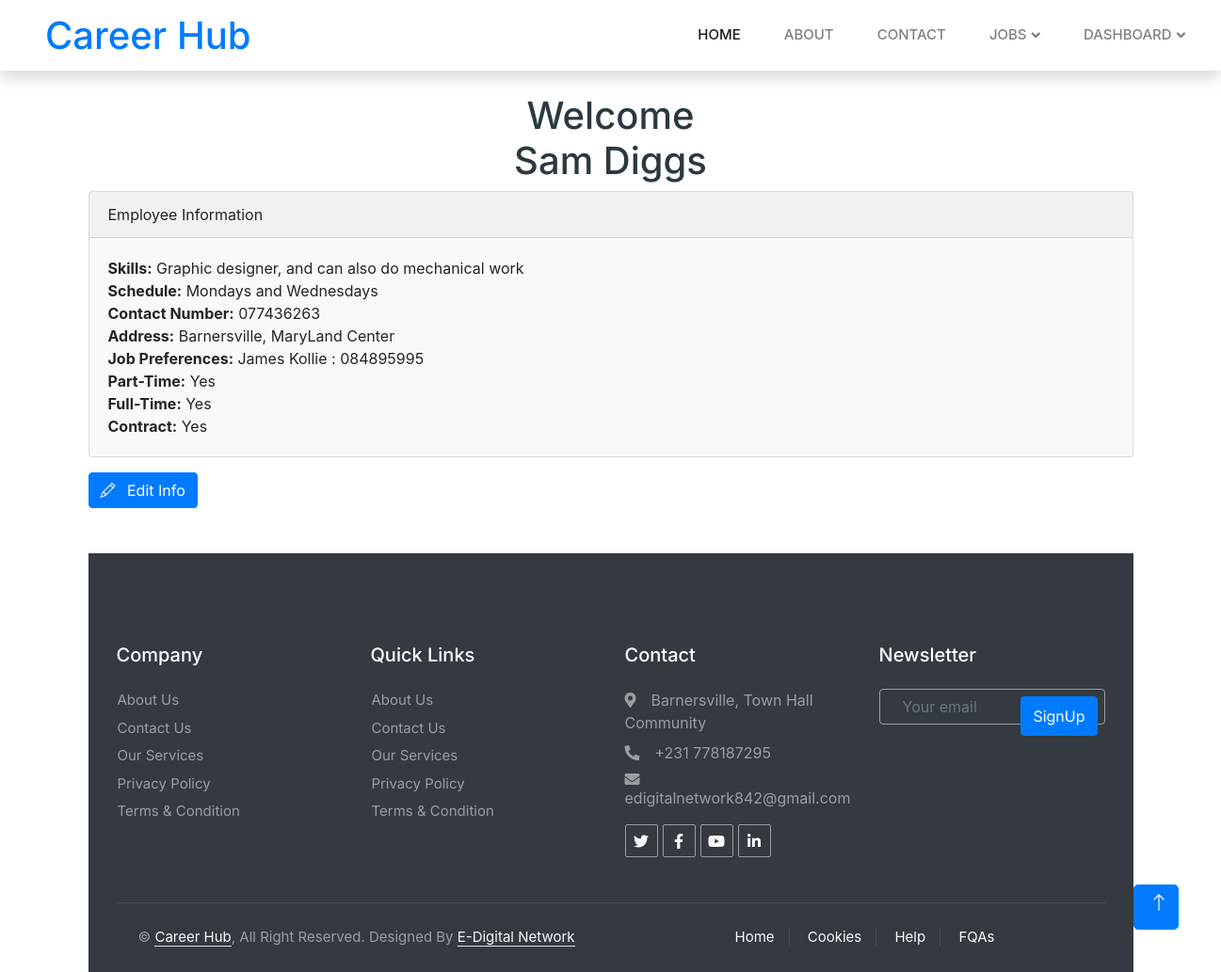
The app's page /accounts/employee_dashboard/ (signed in) with its own data.
### accounts/models.py (models this page shows, shortened)
class Employee(models.Model):
    user = models.OneToOneField(User, on_delete=models.CASCADE)
    is_employee = models.BooleanField(default=True)
    skills = models.TextField(blank=True)
    schedule = models.CharField(max_length=255, blank=True)
    can_volunteer = models.BooleanField(default=False)
    contact_number = models.CharField(max_length=20, blank=True)
    address = models.TextField(blank=True)
    job_preferences = models.CharField(max_length=255, blank=True)
    is_part_time = models.BooleanField(default=False)
    is_full_time = models.BooleanField(default=False)
    is_contract = models.BooleanField(default=False)

### accounts/views.py (the view)
# urls.py: path('employee_dashboard/', employee_dashboard, name='employee_dashboard'),
@login_required
def employee_dashboard(request):
    try:
        employee = request.user.employee
    except Employee.DoesNotExist:
        return redirect('accounts:employee_registration')
    context = {'employee': employee}
    return render(request, 'accounts/employee_dashboard.html', context)

### templates/accounts/employee_dashboard.html (shortened to what this page needs)
{% extends 'base.html' %}
{% load crispy_forms_tags %}
{% block content %}
{% include 'navbar.html' %}
<head>
    <link rel="stylesheet" href="https://stackpath.bootstrapcdn.com/bootstrap/4.5.0/css/bootstrap.min.css">
  </head>
    <div class="container mt-4">
        <h1 style="text-align: center;">Welcome <br> {{ user.first_name }} {{ user.last_name }}</h1>
        <div class="row">
            <div class="col-md-12">
                <div class="card bg-light mb-3">
                    <div class="card-header">Employee Information</div>
                    <div class="card-body">
                        <p class="card-text">
                            <strong>Skills:</strong> {{ employee.skills }}<br>
                            <strong>Schedule:</strong> {{ employee.schedule }}<br>
                            <strong>Contact Number:</strong> {{ employee.contact_number }}<br>
                            <strong>Address:</strong> {{ employee.address }}<br>
                            <strong>Job Preferences:</strong> {{ employee.job_preferences }}<br>
                            <strong>Part-Time:</strong> {% if employee.is_part_time %}Yes{% else %}No{% endif %}<br>
                            <strong>Full-Time:</strong> {% if employee.is_full_time %}Yes{% else %}No{% endif %}<br>
                            <strong>Contract:</strong> {% if employee.is_contract %}Yes{% else %}No{% endif %}
                        </p>
                    </div>
                </div>
            </div>
        </div>
<a href="{% url 'accounts:edit_employee_popup' %}" class="btn btn-primary">
    <span class=" pe-2">
        <i class="bi bi-pencil"></i>
    </span>
    Edit Info</a>
{% endblock %}

### templates/base.html (shortened to what this page needs)
{% load static %}
<html lang="en">
<head>
    <link rel="stylesheet" href="{% static 'css/custom-bs.css' %}">
    <link rel="stylesheet" href="{% static 'css/jquery.fancybox.min.css' %}">
    <link rel="stylesheet" href="{% static 'css/bootstrap-select.min.css' %}">
    <link rel="stylesheet" href="{% static 'fonts/icomoon/style.css' %}">
    <link rel="stylesheet" href="{% static 'fonts/line-icons/style.css' %}">
    <link rel="stylesheet" href="{% static 'css/owl.carousel.min.css' %}">
    <link rel="stylesheet" href="{% static 'css/animate.min.css' %}">
    <link rel="stylesheet" href="{% static 'css/style.css' %}">
<link href="https://cdnjs.cloudflare.com/ajax/libs/font-awesome/5.10.0/css/all.min.css" rel="stylesheet">
<link href="https://cdn.jsdelivr.net/npm/bootstrap-icons@1.4.1/font/bootstrap-icons.css" rel="stylesheet">
<link href="{% static 'assets/lib/animate/animate.min.css' %}" rel="stylesheet">
<link href="{% static 'assets/lib/owlcarousel/assets/owl.carousel.min.css' %}" rel="stylesheet">
<link href="{% static 'assets/css/bootstrap.min.css' %}" rel="stylesheet">
<link href="{% static 'assets/css/style.css' %}" rel="stylesheet">
</head>
<body id="top">
<div class="site-wrap">
    {% load crispy_forms_tags %}
    {% block content %}
    {% endblock %}
        <div class="container-fluid bg-dark text-white-50 footer pt-5 mt-5 wow fadeIn" data-wow-delay="0.1s">
            <div class="container py-5">
                <div class="row g-5">
                    <div class="col-lg-3 col-md-6">
                        <h5 class="text-white mb-4">Company</h5>
                        <a class="btn btn-link text-white-50" href="">About Us</a>
                        <a class="btn btn-link text-white-50" href="">Contact Us</a>
                        <a class="btn btn-link text-white-50" href="">Our Services</a>
                        <a class="btn btn-link text-white-50" href="">Privacy Policy</a>
                        <a class="btn btn-link text-white-50" href="">Terms & Condition</a>
                    </div>
                    <div class="col-lg-3 col-md-6">
                        <h5 class="text-white mb-4">Quick Links</h5>
                        <a class="btn btn-link text-white-50" href="">About Us</a>
                        <a class="btn btn-link text-white-50" href="">Contact Us</a>
                        <a class="btn btn-link text-white-50" href="">Our Services</a>
                        <a class="btn btn-link text-white-50" href="">Privacy Policy</a>
                        <a class="btn btn-link text-white-50" href="">Terms & Condition</a>
                    </div>
                    <div class="col-lg-3 col-md-6">
                        <h5 class="text-white mb-4">Contact</h5>
                        <p class="mb-2"><i class="fa fa-map-marker-alt me-3"></i>Barnersville, Town Hall Community</p>
                        <p class="mb-2"><i class="fa fa-phone-alt me-3"></i>+231 778187295</p>
                        <p class="mb-2"><i class="fa fa-envelope me-3"></i>edigitalnetwork842@gmail.com</p>
                        <div class="d-flex pt-2">
                            <a class="btn btn-outline-light btn-social" href=""><i class="fab fa-twitter"></i></a>
                            <a class="btn btn-outline-light btn-social" href=""><i class="fab fa-facebook-f"></i></a>
                            <a class="btn btn-outline-light btn-social" href=""><i class="fab fa-youtube"></i></a>
                            <a class="btn btn-outline-light btn-social" href=""><i class="fab fa-linkedin-in"></i></a>
                        </div>
                    </div>
                    <div class="col-lg-3 col-md-6">
                        <h5 class="text-white mb-4">Newsletter</h5>
                        <div class="position-relative mx-auto" style="max-width: 400px;">
                            <input class="form-control bg-transparent w-100 py-3 ps-4 pe-5" type="text" placeholder="Your email">
                            <button type="button" class="btn btn-primary py-2 position-absolute top-0 end-0 mt-2 me-2">SignUp</button>
                        </div>
                    </div>
                </div>
            </div>
            <div class="container">
                <div class="copyright">
                    <div class="row">
                        <div class="col-md-6 text-center text-md-start mb-3 mb-md-0">
                            &copy; <a class="border-bottom" href="#">Career Hub</a>, All Right Reserved.
							Designed By <a class="border-bottom" href="edigitalnetwork.tech">E-Digital Network</a>
                        </div>
                        <div class="col-md-6 text-center text-md-end">
                            <div class="footer-menu">
                                <a href="">Home</a>
                                <a href="">Cookies</a>
                                <a href="">Help</a>
                                <a href="">FQAs</a>
                            </div>
                        </div>
                    </div>
                </div>
            </div>
        </div>
        <a href="#" class="btn btn-lg btn-primary btn-lg-square back-to-top"><i class="bi bi-arrow-up"></i></a>
    </div>
</body>
</html>

### templates/navbar.html (shortened to what this page needs)
{% load static %}
<nav class="navbar navbar-expand-lg bg-white navbar-light shadow sticky-top p-0">
  <a href="{% url 'home' %}" class="navbar-brand d-flex align-items-center text-center py-0 px-4 px-lg-5">
    <h1 class="m-0 text-primary">Career Hub</h1>
  </a>
  <div class="collapse navbar-collapse" id="navbarCollapse">
    <div class="navbar-nav ms-auto p-4 p-lg-0">
      <a href="{% url 'home' %}" class="nav-item nav-link active">Home</a>
      <a href="{% url 'jobs:about' %}" class="nav-item nav-link">About</a>
      <a href="{% url 'jobs:contact' %}" class="nav-item nav-link">Contact</a>
      <div class="nav-item dropdown">
        <a href="#" class="nav-link dropdown-toggle" data-bs-toggle="dropdown">Jobs</a>
      </div>
      <div class="nav-item dropdown">
        <a href="#" class="nav-link dropdown-toggle" data-bs-toggle="dropdown">Dashboard</a>
      </div>
    </div>
  </div>
</nav>

### static/css/style.css (style rules this page uses)
body { font-weight: 400; font-size: 1rem; line-height: 1.7; position: relative; }
body:after { content: ""; position: absolute; top: 0; left: 0; right: 0; bottom: 0; background: rgba(0, 0, 0, 0.7); z-index: 100; opacity: 0; visibility: hidden; -webkit-transition: .3s all ease; -o-transition: .3s all ease; transition: .3s all ease; }
h1, h2, h3, h4 { color: #000; }
.btn:after, .btn:before { display: none; }
.btn.btn-primary { color: #fff; }
.copyright { color: rgba(255, 255, 255, 0.5); }
.copyright a { color: #fff; }

### static/assets/css/style.css (style rules this page uses)
:root { --primary: #00B074; --secondary: #2B9BFF; --light: #EFFDF5; --dark: #2B3940; }
.back-to-top { position: fixed; display: none; right: 45px; bottom: 45px; z-index: 99; }
.btn { font-family: 'Inter', sans-serif; font-weight: 600; transition: .5s; }
.btn.btn-primary, .btn.btn-secondary { color: #FFFFFF; }
.btn-lg-square { width: 48px; height: 48px; }
.btn-square, .btn-sm-square, .btn-lg-square { padding: 0; display: flex; align-items: center; justify-content: center; font-weight: normal; border-radius: 2px; }
.navbar .dropdown-toggle::after { border: none; content: "\f107"; font-family: "Font Awesome 5 Free"; font-weight: 900; vertical-align: middle; margin-left: 5px; transition: .5s; }
.navbar-dark .navbar-nav .nav-link, .navbar-light .navbar-nav .nav-link { margin-right: 30px; padding: 25px 0; color: #FFFFFF; font-size: 15px; text-transform: uppercase; outline: none; }
.navbar-dark .navbar-nav .nav-link:hover, .navbar-dark .navbar-nav .nav-link.active, .navbar-light .navbar-nav .nav-link:hover, .navbar-light .navbar-nav .nav-link.active { color: var(--primary); }
.navbar-light .navbar-brand, .navbar-light a.btn { height: 75px; }
.navbar-light .navbar-nav .nav-link { color: var(--dark); font-weight: 500; }
.navbar-light.sticky-top { top: -100px; transition: .5s; }
.footer .btn.btn-social { margin-right: 5px; width: 35px; height: 35px; display: flex; align-items: center; justify-content: center; color: var(--light); border: 1px solid rgba(255,255,255,0.5); border-radius: 2px; transition: .3s; }
.footer .btn.btn-link { display: block; margin-bottom: 5px; padding: 0; text-align: left; font-size: 15px; font-weight: normal; text-transform: capitalize; transition: .3s; }
.footer .btn.btn-link::before { position: relative; content: "\f105"; font-family: "Font Awesome 5 Free"; font-weight: 900; margin-right: 10px; }
.footer .form-control { border-color: rgba(255,255,255,0.5); }
.footer .copyright { padding: 25px 0; font-size: 15px; border-top: 1px solid rgba(256, 256, 256, .1); }
.footer .copyright a { color: var(--light); }
.footer .footer-menu a { margin-right: 15px; padding-right: 15px; border-right: 1px solid rgba(255, 255, 255, .1); }
.footer .footer-menu a:last-child { margin-right: 0; padding-right: 0; border-right: none; }

### records on screen
Employee: skills "Graphic designer, and can also do mechanical work", schedule "Mondays and Wednesdays", contact_number "077436263", address "Barnersville, MaryLand Center", job_preferences "James Kollie : 084895995"

### other values on screen
{{ user.first_name }} "Sam"
{{ user.last_name }} "Diggs"
